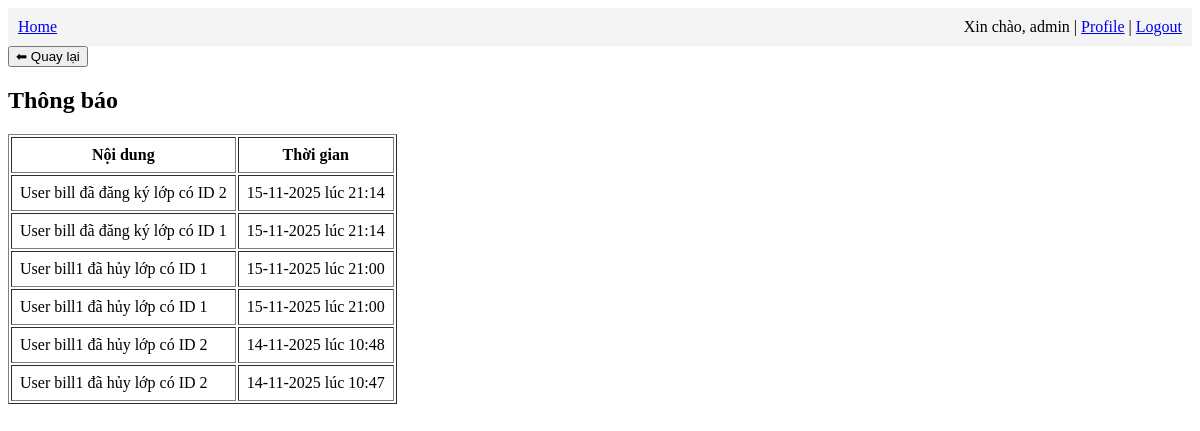
Before: /admin/notifications (signed in) with the older database file.
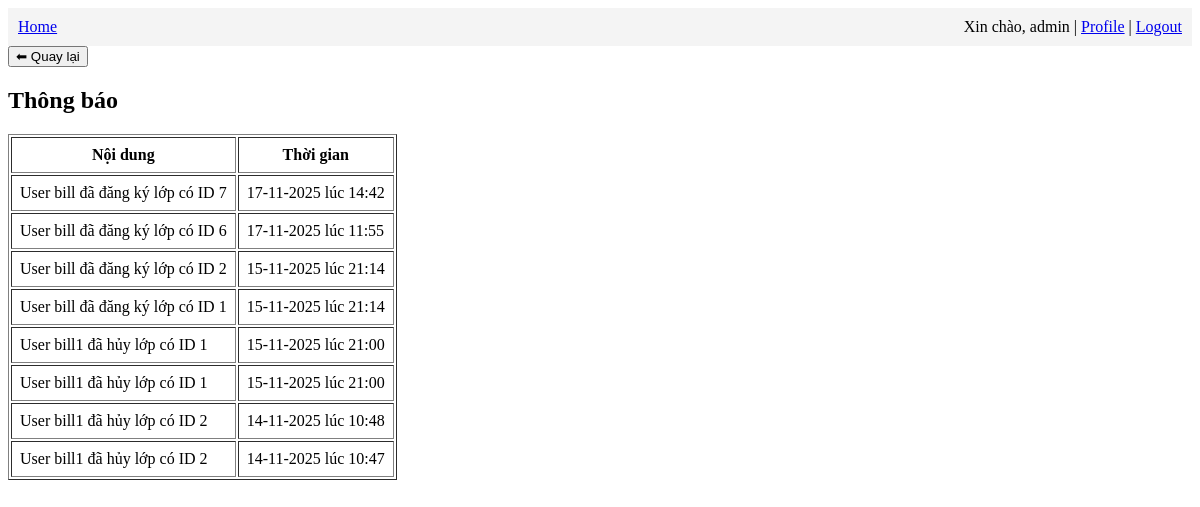
After: the same page with the newer database file.
### app/models.py (models this page shows)
class Notification(db.Model):
    id = db.Column(db.Integer, primary_key=True)
    message = db.Column(db.String(255), nullable=False)
    is_read = db.Column(db.Boolean, default=False)
    timestamp = db.Column(db.DateTime, default=datetime.utcnow)
    @property
    def timestamp_vn(self):
        return self.timestamp + timedelta(hours=7)

### app/admin/routes.py (the view)
    def wrapper(*args, **kwargs):
        if current_user.role != "admin":
            flash("Bạn không có quyền truy cập.")
            return redirect(url_for("main.index"))
        return func(*args, **kwargs)

### app/admin/routes.py (called while the page is built)
def admin_required(func):
    def wrapper(*args, **kwargs):
        if current_user.role != "admin":
            flash("Bạn không có quyền truy cập.")
            return redirect(url_for("main.index"))
        return func(*args, **kwargs)
    wrapper.__name__ = func.__name__
    return wrapper

@bp.route('/notifications')
@login_required
@admin_required
def notifications():
    notes = Notification.query.order_by(Notification.timestamp.desc()).all()
    return render_template('admin/notifications.html', notes=notes)

### app/models.py (called while the page is built)
@login.user_loader
def load_user(id):
    return db.session.get(User, int(id))

### app/admin/templates/admin/notifications.html (shortened to what this page needs)
{% extends "base.html" %}
{% block content %}
    <h2>Thông báo</h2>
    <table border="1" cellpadding="8">
        <tr>
            <th>Nội dung</th>
            <th>Thời gian</th>
        </tr>
        {% for n in notes %}
        <tr>
            <td>{{ n.message }}</td>
            <td>{{ n.timestamp_vn.strftime("%d-%m-%Y lúc %H:%M") }}</td>
        </tr>
        {% endfor %}
    </table>
{% endblock %}

Changed rows visible on the page:
added Notification: message "User bill đã đăng ký lớp có ID 7", timestamp_vn "17-11-2025 lúc 14:42"
added Notification: message "User bill đã đăng ký lớp có ID 6", timestamp_vn "17-11-2025 lúc 11:55"
